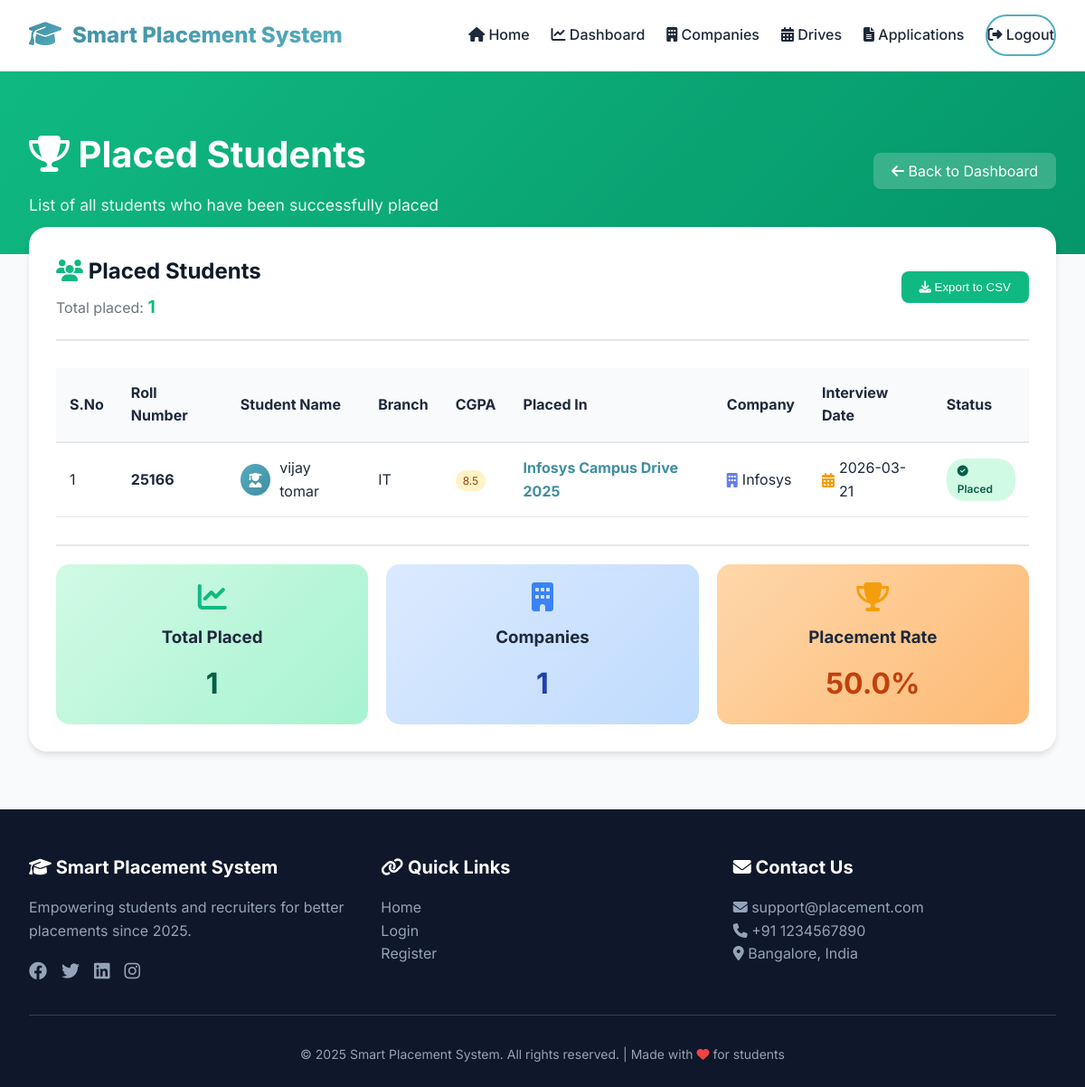
Screenshot of /admin/placed_students (signed in) with the database file from the repository.
### models.py (models this page shows, shortened)
class Application(db.Model):
    __tablename__ = 'applications'
    id = db.Column(db.Integer, primary_key=True)
    student_id = db.Column(db.Integer, db.ForeignKey('student_profiles.id'), nullable=False)
    drive_id = db.Column(db.Integer, db.ForeignKey('placement_drives.id'), nullable=False)
    status = db.Column(db.String(20), default='eligible')
    applied_at = db.Column(db.DateTime, default=datetime.utcnow)
    interview_date = db.Column(db.DateTime)
    __table_args__ = (db.UniqueConstraint('student_id', 'drive_id', name='unique_application'),)

class StudentProfile(db.Model):
    __tablename__ = 'student_profiles'
    id = db.Column(db.Integer, primary_key=True)
    user_id = db.Column(db.Integer, db.ForeignKey('users.id'), nullable=False)
    full_name = db.Column(db.String(100), nullable=False)
    roll_number = db.Column(db.String(50), unique=True)
    course = db.Column(db.String(50))
    branch = db.Column(db.String(50))
    cgpa = db.Column(db.Float)
    graduation_year = db.Column(db.Integer)
    phone = db.Column(db.String(15))
    skills = db.Column(db.Text)
    resume_path = db.Column(db.String(200))
    github = db.Column(db.String(200))
    linkedin = db.Column(db.String(200))
    is_profile_complete = db.Column(db.Boolean, default=False)
    created_at = db.Column(db.DateTime, default=datetime.utcnow)
    applications = db.relationship('Application', backref='student', lazy=True, cascade='all, delete-orphan')

class PlacementDrive(db.Model):
    __tablename__ = 'placement_drives'
    id = db.Column(db.Integer, primary_key=True)
    company_id = db.Column(db.Integer, db.ForeignKey('companies.id'), nullable=False)
    title = db.Column(db.String(100), nullable=False)
    description = db.Column(db.Text)
    location = db.Column(db.String(100))
    package = db.Column(db.String(50))
    positions = db.Column(db.Integer)
    application_deadline = db.Column(db.DateTime, nullable=False)
    drive_date = db.Column(db.DateTime)
    is_active = db.Column(db.Boolean, default=True)
    created_at = db.Column(db.DateTime, default=datetime.utcnow)
    applications = db.relationship('Application', backref='drive', lazy=True, cascade='all, delete-orphan')

class Company(db.Model):
    __tablename__ = 'companies'
    id = db.Column(db.Integer, primary_key=True)
    name = db.Column(db.String(100), nullable=False)
    description = db.Column(db.Text)
    industry = db.Column(db.String(50))
    location = db.Column(db.String(100))
    min_cgpa = db.Column(db.Float, default=0)
    eligible_branches = db.Column(db.Text)
    is_active = db.Column(db.Boolean, default=True)
    created_at = db.Column(db.DateTime, default=datetime.utcnow)
    drives = db.relationship('PlacementDrive', backref='company', lazy=True, cascade='all, delete-orphan')

### app.py (the view)
@app.route('/admin/placed_students')
@login_required
def admin_placed_students():
    if current_user.role != 'admin':
        return redirect(url_for('student_dashboard'))
    placed_students = db.session.query(
        StudentProfile.id,
        StudentProfile.full_name,
        StudentProfile.roll_number,
        StudentProfile.branch,
        StudentProfile.cgpa,
        StudentProfile.phone,
        PlacementDrive.title.label('drive_name'),
        Company.name.label('company_name'),
        Application.interview_date,
        Application.applied_at
    ).join(Application, Application.student_id == StudentProfile.id)\
     .join(PlacementDrive, PlacementDrive.id == Application.drive_id)\
     .join(Company, Company.id == PlacementDrive.company_id)\
     .filter(Application.status == 'placed')\
     .order_by(Application.interview_date.desc()).all()
    return render_template('admin/placed_students.html', placed_students=placed_students)

### app.py (called while the page is built)
@app.context_processor
def inject_now():
    return {'now': datetime.utcnow()}

@login_manager.user_loader
def load_user(user_id):
    return User.query.get(int(user_id))

### templates/admin/placed_students.html (shortened to what this page needs)
{% extends "base.html" %}
{% block content %}
<div style="background: linear-gradient(135deg, #10b981, #059669); padding: 60px 0 40px;">
    <div class="container">
        <div style="display: flex; justify-content: space-between; align-items: center; flex-wrap: wrap; gap: 20px;">
            <div>
                <h1 style="color: white; font-size: 2.5rem; margin-bottom: 10px;">
                    <i class="fas fa-trophy"></i> Placed Students
                </h1>
                <p style="color: rgba(255,255,255,0.9); font-size: 1.1rem;">
                    List of all students who have been successfully placed
                </p>
            </div>
            <div>
                <a href="/admin/dashboard" style="background: rgba(255,255,255,0.2); color: white; padding: 10px 20px; border-radius: 8px; text-decoration: none; transition: all 0.3s;">
                    <i class="fas fa-arrow-left"></i> Back to Dashboard
                </a>
            </div>
        </div>
    </div>
</div>
<div class="container" style="margin-top: -30px;">
    <div style="background: white; border-radius: 20px; padding: 30px; box-shadow: 0 4px 6px rgba(0,0,0,0.1);">
        <div style="display: flex; justify-content: space-between; align-items: center; flex-wrap: wrap; gap: 20px; margin-bottom: 30px; padding-bottom: 20px; border-bottom: 2px solid #e5e7eb;">
            <div>
                <h2 style="margin: 0; color: #0f1a2a;">
                    <i class="fas fa-users" style="color: #10b981;"></i> Placed Students
                </h2>
                <p style="margin: 5px 0 0; color: #6c757d;">Total placed: <strong style="color: #10b981; font-size: 1.2rem;">{{ placed_students|length }}</strong></p>
            </div>
            <div>
                <button onclick="exportToCSV()" style="background: #10b981; color: white; padding: 10px 20px; border: none; border-radius: 8px; cursor: pointer; transition: all 0.3s;">
                    <i class="fas fa-download"></i> Export to CSV
                </button>
            </div>
        </div>
        {% if placed_students %}
            <div style="overflow-x: auto;">
                <table style="width: 100%; border-collapse: collapse;">
                    <thead>
                        <tr style="background: #f8fafc; border-bottom: 2px solid #e5e7eb;">
                            <th style="padding: 15px; text-align: left;">S.No</th>
                            <th style="padding: 15px; text-align: left;">Roll Number</th>
                            <th style="padding: 15px; text-align: left;">Student Name</th>
                            <th style="padding: 15px; text-align: left;">Branch</th>
                            <th style="padding: 15px; text-align: left;">CGPA</th>
                            <th style="padding: 15px; text-align: left;">Placed In</th>
                            <th style="padding: 15px; text-align: left;">Company</th>
                            <th style="padding: 15px; text-align: left;">Interview Date</th>
                            <th style="padding: 15px; text-align: left;">Status</th>
                        </thead>
                    <tbody>
                        {% for student in placed_students %}
                        <tr class="table-row" style="border-bottom: 1px solid #e5e7eb; transition: background 0.3s;">
                            <td style="padding: 15px;">{{ loop.index }}</td>
                            <td style="padding: 15px;"><strong>{{ student.roll_number }}</strong></td>
                            <td style="padding: 15px;">
                                <div style="display: flex; align-items: center; gap: 10px;">
                                    <div style="width: 35px; height: 35px; background: linear-gradient(135deg, #54acbf, #3f8ea0); border-radius: 50%; display: flex; align-items: center; justify-content: center; color: white;">
                                        <i class="fas fa-user-graduate"></i>
                                    </div>
                                    <span>{{ student.full_name }}</span>
                                </div>
                            </td>
                            <td style="padding: 15px;">{{ student.branch or '-' }}</td>
                            <td style="padding: 15px;">
                                <span style="background: #fef3c7; color: #92400e; padding: 4px 8px; border-radius: 20px; font-size: 0.75rem;">
                                    {{ student.cgpa or '-' }}
                                </span>
                            </td>
                            <td style="padding: 15px;">
                                <strong style="color: #3f8ea0;">{{ student.drive_name }}</strong>
                            </td>
                            <td style="padding: 15px;">
                                <div style="display: flex; align-items: center; gap: 5px;">
                                    <i class="fas fa-building" style="color: #667eea;"></i>
                                    {{ student.company_name }}
                                </div>
                            </td>
                            <td style="padding: 15px;">
                                <div style="display: flex; align-items: center; gap: 5px;">
                                    <i class="fas fa-calendar-alt" style="color: #f59e0b;"></i>
                                    {{ student.interview_date.strftime('%Y-%m-%d') if student.interview_date else 'Scheduled' }}
                                </div>
                            </td>
                            <td style="padding: 15px;">
                                <span class="status-badge status-placed">
                                    <i class="fas fa-check-circle"></i> Placed
                                </span>
                            </td>
                        </tr>
                        {% endfor %}
                    </tbody>
                </table>
            </div>
            <div style="display: grid; grid-template-columns: repeat(auto-fit, minmax(250px, 1fr)); gap: 20px; margin-top: 30px; padding-top: 20px; border-top: 2px solid #e5e7eb;">
                <div style="background: linear-gradient(135deg, #d1fae5, #a7f3d0); padding: 20px; border-radius: 15px; text-align: center;">
                    <i class="fas fa-chart-line" style="font-size: 2rem; color: #10b981;"></i>
                    <h3 style="margin: 10px 0;">Total Placed</h3>
                    <p style="font-size: 2rem; font-weight: bold; margin: 0; color: #065f46;">{{ placed_students|length }}</p>
                </div>
                <div style="background: linear-gradient(135deg, #dbeafe, #bfdbfe); padding: 20px; border-radius: 15px; text-align: center;">
                    <i class="fas fa-building" style="font-size: 2rem; color: #3b82f6;"></i>
                    <h3 style="margin: 10px 0;">Companies</h3>
                    <p style="font-size: 2rem; font-weight: bold; margin: 0; color: #1e40af;">
                        {{ placed_students|map(attribute='company_name')|unique|list|length }}
                    </p>
                </div>
                <div style="background: linear-gradient(135deg, #fed7aa, #fdba74); padding: 20px; border-radius: 15px; text-align: center;">
                    <i class="fas fa-trophy" style="font-size: 2rem; color: #f59e0b;"></i>
                    <h3 style="margin: 10px 0;">Placement Rate</h3>
                    {% set total_students = placed_students|length %}
                    <p style="font-size: 2rem; font-weight: bold; margin: 0; color: #c2410c;">{{ (placed_students|length / (placed_students|length + 1) * 100) | round(1) if placed_students|length > 0 else 0 }}%</p>
                </div>
            </div>
        {% endif %}
    </div>
</div>
{% endblock %}

### templates/base.html (style rules this page uses)
* { margin: 0; padding: 0; box-sizing: border-box; }
:root { --primary: #54acbf; --primary-dark: #3f8ea0; --primary-light: #c2e3ec; --secondary: #667eea; --secondary-dark: #5a67d8; --dark: #1e293b; --gray: #64748b; --light: #f8fafc; --white: #ffffff; --shadow-sm: 0 4px 6px -1px rgba(0, 0, 0, 0.1); --shadow-md: 0 10px 15px -3px rgba(0, 0, 0, 0.1); --shadow-lg: 0 20px 25px -5px rgba(0, 0, 0, 0.1); }
body { font-family: 'Inter', sans-serif; background: var(--light); color: var(--dark); line-height: 1.6; }
.container { max-width: 1280px; margin: 0 auto; padding: 0 2rem; }

### templates/admin/placed_students.html (style rules this page uses)
.status-badge { display: inline-block; padding: 4px 12px; border-radius: 20px; font-size: 0.75rem; font-weight: 600; }
.status-placed { background: #d1fae5; color: #065f46; }

### rows the page displays
Application: roll_number "25166", full_name "vijay tomar", branch "IT", cgpa "8.5", drive_name "Infosys Campus Drive 2025", company_name "Infosys", interview_date "2026-03-21"

### other values shown
{{ placed_students|length }} "1"
{{ placed_students|map(attribute='company_name')|unique|list|length }} "1"
